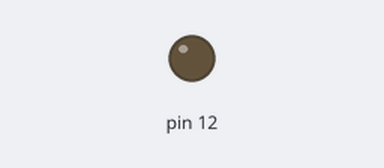
This sketch was run on a simulated Arduino Uno, built with avr-gcc and run on an emulated ATmega328P. On the bench: output pins drawn as LEDs (lit = HIGH).

Above: at 0.6 s.
At 2.5 s:
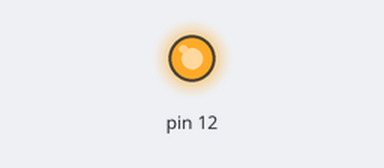
Timing chart, 0 to 6.7 s (numbered marks = the images above):
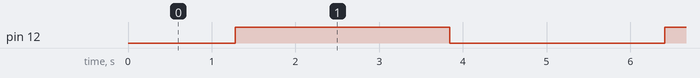

Measured:
- by itself, pin 12: alternates HIGH for 2.6 s and LOW for 2.6 s

The sketch:

PWMled.ino
```cpp
void setup() {
  pinMode(12,OUTPUT);
  Serial.begin(9600);
}

void loop() {
 for (int i = 0; i <= 255; i++){
    analogWrite(12, i);
    delay(10);
  }
for (int i = 255; i >= 0; i--){
    analogWrite(12, i);
    delay(10);

  }

}
```
